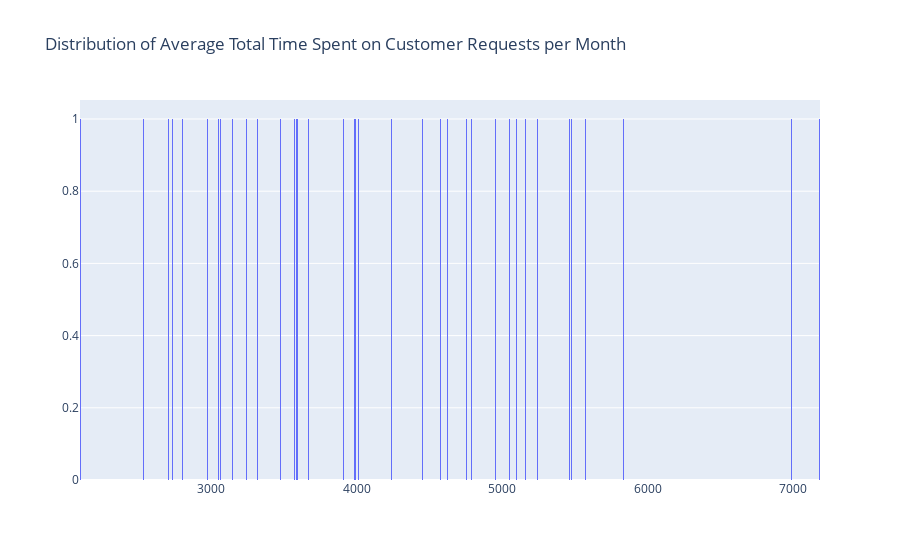

Notebook code cell kept with this figure:
### Code cell
figt = go.Figure(data=[go.Histogram(x=ce['Time'],
                                  xbins=dict(size=5.0),)])

figt.update_layout(title_text='Distribution of Average Total Time Spent on Customer Requests per Month')
    
figt.show()

### Figure 1 — Plotly figure (JSON) as saved in the notebook; plotly's stock layout.template omitted (floating-point values rounded to 4 significant figures)
{"data": [{"type": "histogram", "x": [3410, 2979, 5099, 2539, 2100, 3989, 4011, 2802, 5831, 5050, 3069, 3670, 4578, 3573, 4625, 4755, 2936, 3147, 4676, 2708, 5574, 5478, 5241, 4957, 3053, 2738, 5819, 5463, 5302, 3991, 3317, 3984, 4790, 4244, 3476, 6987, 4513, 4588, 3709, 4450, 3910, 3589, 3591, 4202, 5214, 3241, 5163, 2548, 7180], "xbins": {"size": 5}}], "layout": {"title": {"text": "Distribution of Average Total Time Spent on Customer Requests per Month"}}}
